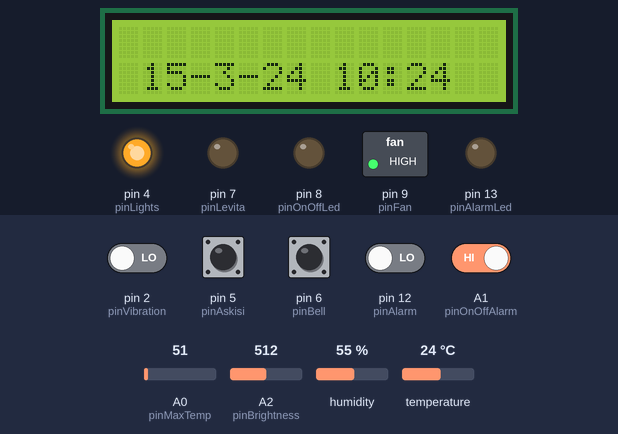
Simulated run of this sketch. Board: Arduino Uno, built with avr-gcc and run on an emulated ATmega328P. Parts: 16×2 character LCD, switched loads named in the sketch (green lamp = pin HIGH), output pins drawn as LEDs (lit = HIGH). The inputs (shaded band) are chosen by the test bench; at power-on: A1 (pinOnOffAlarm), pin 5 (pinAskisi), pin 6 (pinBell) HIGH, pin 2 (pinVibration), pin 12 (pinAlarm) LOW, humidity 55 %, A2 (pinBrightness) = 512, A0 (pinMaxTemp) = 51, temperature 24 °C. The local clock reads 2024-03-15 10:24:30 at power-on unless the sketch sets it; the audio player accepts every command and is not drawn.

Above: at 2.2 s.
2.3 s: humidity set to 68 %
At 3.8 s:
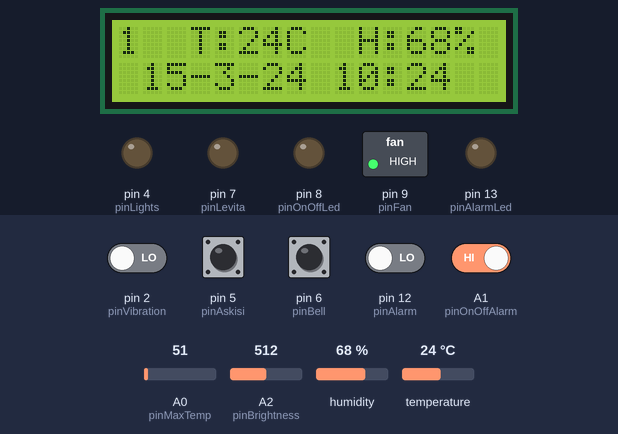
4.8 s: A2 (pinBrightness) set to 593
6.8 s: A2 (pinBrightness) set to 614
At 8.1 s:
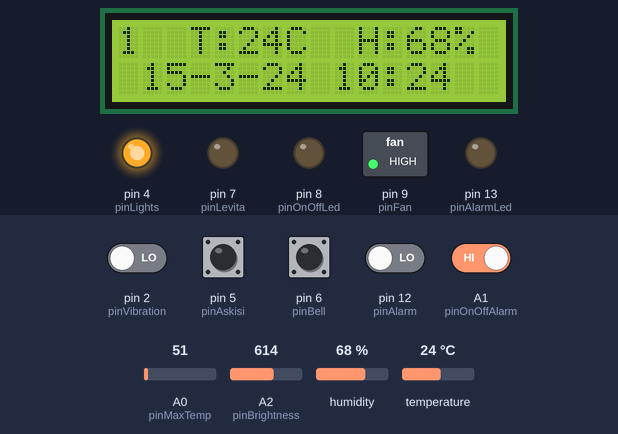
9.3 s: A1 (pinOnOffAlarm) driven LOW
At 10.9 s:
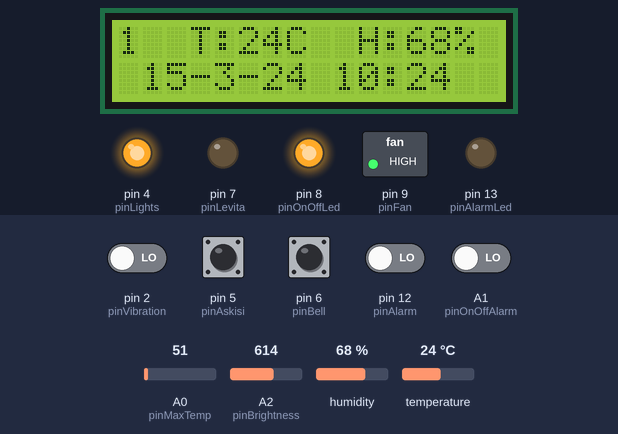
11.6 s: humidity set to 52 %
At 13.5 s:
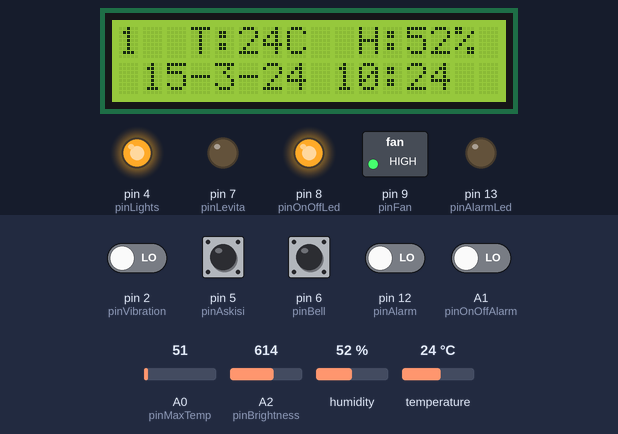
13.8 s: humidity set to 49 %
At 15.3 s:
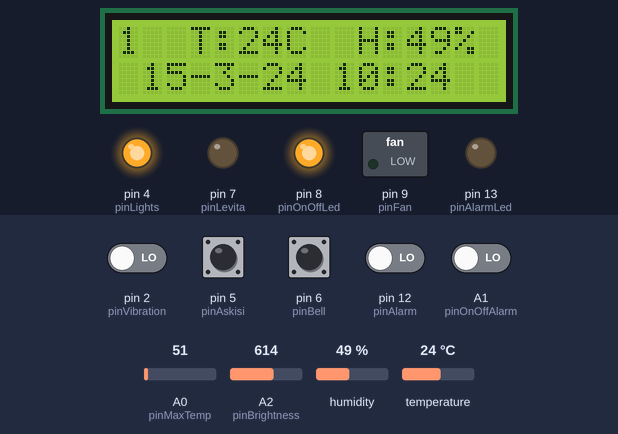
Timing chart, 0 to 16.8 s (numbered marks = the images above; inputs shaded):
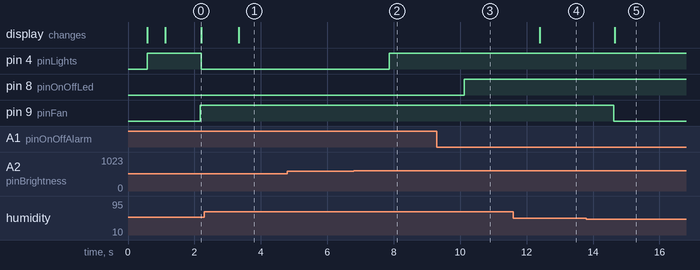

Measured:
- the behaviour switches between 599 and 600 on A2 (pinBrightness) (found by bisection; images 1 and 2)
- the behaviour switches between 51 and 50 % on humidity (found by bisection; images 4 and 5)
- after the input at 2.3 s, the display: changes after 1.0 s (image 1)
- after the input at 4.8 s, every drawn part: stays the same
- after the input at 6.8 s, pin 4 (pinLights): LOW → HIGH after 1.1 s
- after the input at 9.3 s, pin 8 (pinOnOffLed): LOW → HIGH after 0.83 s
- after the input at 11.6 s, the display: changes after 0.79 s (image 4)
- after the input at 13.8 s, pin 9 (pinFan): HIGH → LOW after 0.82 s; the display: changes after 0.86 s (image 5)

The sketch:

koudouni.ino
```cpp
#include <DHT11.h>                // Βιβλιοθήκη αισθητήρα θερμοκρασίας και υγρασίας (dht11)
#include <DS3231.h>               // Βιβλιοθήκη ρολογιού
#include <wire.h>                 // Βιβλιοθήκη καλωδιώσεων
#include <LiquidCrystal_I2C.h>    // Βιβλιοθήκη οθόνης
#include <SoftwareSerial.h>       // Βιβλιοθήκη σειριακής επικοινωνίας
#include <DFRobotDFPlayerMini.h>  // Βιβλιοθήκη player mp3

DS3231 myRTC;                           // ορισμός αντικειμένου ρολογιού
LiquidCrystal_I2C lcd(0x27, 16, 2);     // ορισμός αντικειμένου οθόνης

const int pinVibration = 2;             // Έλεγχος για σεισμό
DHT11 dht11(3);                         // Ορισμός αντικειμένου ελέγχου Θερμοκρασίας και Υγρασίας από την είσοδο 3
const int pinLights = 4;                // Διαχείριση φώτων διαδρόμου
const int pinAskisi = 5;                // Άσκηση σεισμού
const int pinBell = 6;                  // Έκτακτο κτύπημα κουδουνιού
const int pinLevita = 7;                // Διαχείριση λέβητα καλοριφέρ
const int pinOnOffLed = 8;            // Λαμπάκι ένδειξης ενεργοποιημένου συναγερμού ή όχι

const int pinFan = 9;                   // Διαχείριση ανεμιστήρων
SoftwareSerial softwareSerial(11, 10);  // Ορισμός εισόδου-εξόδου player mp3 10-ΤΧ, 11-RΧ
DFRobotDFPlayerMini player;             // Ορισμός αντικειμένου player mp3
const int pinAlarm = 12;                // Ανίχνευση σήματος συναγερμού
const int pinAlarmLed = 13;             // Ενεργοποίηση συναγερμού

const int pinMaxTemp = A0;              // Ορισμός θερμοκρασίας χώρου για την θέρμανση
const int pinOnOffAlarm = A1;           // Διαχείριση συναγερμού
const int pinBrightness = A2;           // Φωτεινότητα εξωτερικού χώρου

int out = 0;
int min = 0;
int maxTemp = 20;
bool century = false;
bool h12Flag;
bool pmFlag;
bool alarmFlag = false;
String dt;

void setup () {
  pinMode(LED_BUILTIN, OUTPUT);
  digitalWrite(LED_BUILTIN, LOW); // σβήσιμο εσωτερικού led
  Wire.begin();
  Serial.begin(57600);
  myRTC.setClockMode(false); // ορισμός μορφής εμφάνισης 24 ώρης
  softwareSerial.begin(9600);
  if (player.begin(softwareSerial)) player.volume(60);
  pinMode (pinVibration, INPUT);
  pinMode (pinAskisi, INPUT_PULLUP);
  pinMode (pinBrightness, INPUT);
  pinMode (pinBell, INPUT_PULLUP);
  pinMode (pinLights, OUTPUT);
  pinMode (pinLevita, OUTPUT);
  pinMode (pinOnOffLed, OUTPUT);
  pinMode (pinMaxTemp, INPUT);
  pinMode (pinFan, OUTPUT);
  pinMode (pinAlarm, INPUT);
  pinMode (pinOnOffAlarm, INPUT);
  pinMode (pinAlarmLed, OUTPUT);
  // setDateTime (); //καθορισμός ημέρας και ώρας στο ρολόι DS3231, όταν χρειάζεται
  lcd.begin(16,2);
  lcd.clear();
  lcd.backlight();
  digitalWrite(pinLights, HIGH);
  delay(500);
}

void loop () {
  OnOffAlarm();
  displayDateTime();
  displayTemperature();
  verifyMaxTemp();
  bell();
  emergencyBell();
  seismos();
  askisiSeismou();
  levitas();
  lights();
  alarm ();
}

void alarm() { // Διαχείριση συναγερμού
     if (digitalRead(pinAlarm) == HIGH && alarmFlag == true) {
        digitalWrite(pinAlarmLed, HIGH);
        ringBell(5);
      }
      else {
        digitalWrite(pinAlarmLed, LOW);
      }
}

void displayTemperature() { // Εμφάνιση Θερμοκρασίας και Υγρασίας
  float temp = (int) dht11.readTemperature();
  float humd = (int) dht11.readHumidity();
  lcd.setCursor(0,0);
  lcd.print(maxTemp);
  lcd.setCursor(3,0);
  lcd.print("T:");
  lcd.setCursor(5,0);
  lcd.print(temp);
  lcd.setCursor(7,0);
  lcd.print("C  ");
  lcd.setCursor(10,0);
  lcd.print("H:");
  lcd.setCursor(12,0);
  lcd.print(humd);
  lcd.setCursor(14,0);
  lcd.print("% ");
  if (humd>50) { // Άνοιγμα του εξαερισμού λόγω υψηλής υγρασίας
    digitalWrite(9,HIGH);
  }
  else {
    digitalWrite(9,LOW);
  }
}

void lights() { // Διαχείριση φωτισμού διαδρόμων
  if (myRTC.getHour(h12Flag, pmFlag)>8 && myRTC.getHour(h12Flag, pmFlag)<15) {
    out = analogRead(pinBrightness);
    if (out < 600) {
      digitalWrite(pinLights, LOW);
    }
    else {
      digitalWrite(pinLights, HIGH);
    }
  }
}

void verifyMaxTemp() {  // Καθορισμός θερμοκρασίας της θέρμανσης
  maxTemp = (analogRead(pinMaxTemp) / 30);
  lcd.setCursor(0,0);
  lcd.print(maxTemp);
  lcd.print(" ");
}

void levitas() { // Διαχείριση θέρμανσης κτιρίου
  if (myRTC.getHour(h12Flag, pmFlag)>7 && myRTC.getHour(h12Flag, pmFlag)<9) {
    if (dht11.readTemperature() <= maxTemp) {
      digitalWrite(pinLevita,HIGH);
      }
    else {
      digitalWrite(pinLevita,LOW);
      }
    }
  else if (myRTC.getHour(h12Flag, pmFlag)>11 && myRTC.getHour(h12Flag, pmFlag)<13) {
    if (dht11.readTemperature() <= maxTemp) {
      digitalWrite(pinLevita,HIGH);
      }
     else {
      digitalWrite(pinLevita,LOW);
      }
    }
  else {
    digitalWrite(pinLevita,LOW);
    }
}

void OnOffAlarm() { // Διαχείριση συναγερμού
  if (digitalRead(pinOnOffAlarm) == LOW && alarmFlag == false) {
    digitalWrite(pinOnOffLed, HIGH);
    alarmFlag = true;
  }
  if (digitalRead(pinOnOffAlarm) == HIGH && alarmFlag == true) {
    alarmFlag = false;
    digitalWrite(pinOnOffLed, LOW);
  }
}

void emergencyBell() { // Χειροκίνητο κτύπημα κουδουνιού
  if (digitalRead(pinBell) == LOW ) ringBell(3);
}

 void askisiSeismou() { // Άσκηση σεισμού
  if (digitalRead(pinAskisi) == LOW ) player.play(2);
 }

 void seismos() { // Ανίχνευση σεισμού
  if (digitalRead(pinVibration) == HIGH) player.play(2);
}

void displayDateTime () { // εμφάνιση της ώρα και της ημέρας
  dt="";
  dt=dt+myRTC.getDate();
  dt=dt+"-";
  dt=dt+myRTC.getMonth(century);
  dt=dt+"-";
  dt=dt+myRTC.getYear();
  dt=dt+" ";
  dt=dt+myRTC.getHour(h12Flag, pmFlag);
  dt=dt+":";
  dt=dt+myRTC.getMinute();
  lcd.setCursor(1,1);
  lcd.print(dt);
}

void bell (){ // Προγραμματισμός και Έλεγχος πότε χτυπάει το κουδούνι
  if (min != myRTC.getMinute() && myRTC.getHour(h12Flag, pmFlag)>=8 && myRTC.getHour(h12Flag, pmFlag)<=15) {
           if (myRTC.getHour(h12Flag, pmFlag) == 8 && myRTC.getMinute() == 12 ) {min=myRTC.getMinute(); ringBell(3); }
      else if (myRTC.getHour(h12Flag, pmFlag) == 9 && myRTC.getMinute() == 00 ) {min=myRTC.getMinute(); ringBell(1); }
      else if (myRTC.getHour(h12Flag, pmFlag) == 9 && myRTC.getMinute() == 10 ) {min=myRTC.getMinute(); ringBell(3); }
      else if (myRTC.getHour(h12Flag, pmFlag) == 9 && myRTC.getMinute() == 55 ) {min=myRTC.getMinute(); ringBell(1); }
      else if (myRTC.getHour(h12Flag, pmFlag) == 10 && myRTC.getMinute() == 05 ) {min=myRTC.getMinute(); ringBell(3); }
      else if (myRTC.getHour(h12Flag, pmFlag) == 10 && myRTC.getMinute() == 50 ) {min=myRTC.getMinute(); ringBell(1); }
      else if (myRTC.getHour(h12Flag, pmFlag) == 11 && myRTC.getMinute() == 00 ) {min=myRTC.getMinute(); ringBell(3); }
      else if (myRTC.getHour(h12Flag, pmFlag) == 11 && myRTC.getMinute() == 45 ) {min=myRTC.getMinute(); ringBell(1); }
      else if (myRTC.getHour(h12Flag, pmFlag) == 11 && myRTC.getMinute() == 55 ) {min=myRTC.getMinute(); ringBell(3); }
      else if (myRTC.getHour(h12Flag, pmFlag) == 12 && myRTC.getMinute() == 40 ) {min=myRTC.getMinute(); ringBell(1); }
      else if (myRTC.getHour(h12Flag, pmFlag) == 12 && myRTC.getMinute() == 50 ) {min=myRTC.getMinute(); ringBell(3); }
      else if (myRTC.getHour(h12Flag, pmFlag) == 13 && myRTC.getMinute() == 30 ) {min=myRTC.getMinute(); ringBell(1); }
      else if (myRTC.getHour(h12Flag, pmFlag) == 13 && myRTC.getMinute() == 35 ) {min=myRTC.getMinute(); ringBell(3); }
      else if (myRTC.getHour(h12Flag, pmFlag) == 14 && myRTC.getMinute() == 15 ) {min=myRTC.getMinute(); ringBell(3); }
      }
}

void ringBell(int track){ // Χτύπημα κουδουνιού
  player.volume(60);
  player.play(track);
}

void setDateTime () { // καθορισμός της ημέρας και ώρας (όποτε χρειάζεται)
  myRTC.setYear(24);
  myRTC.setMonth(04);
  myRTC.setDate(03);
  myRTC.setHour(15);
  myRTC.setMinute(03);
  myRTC.setSecond(20);
}
```
